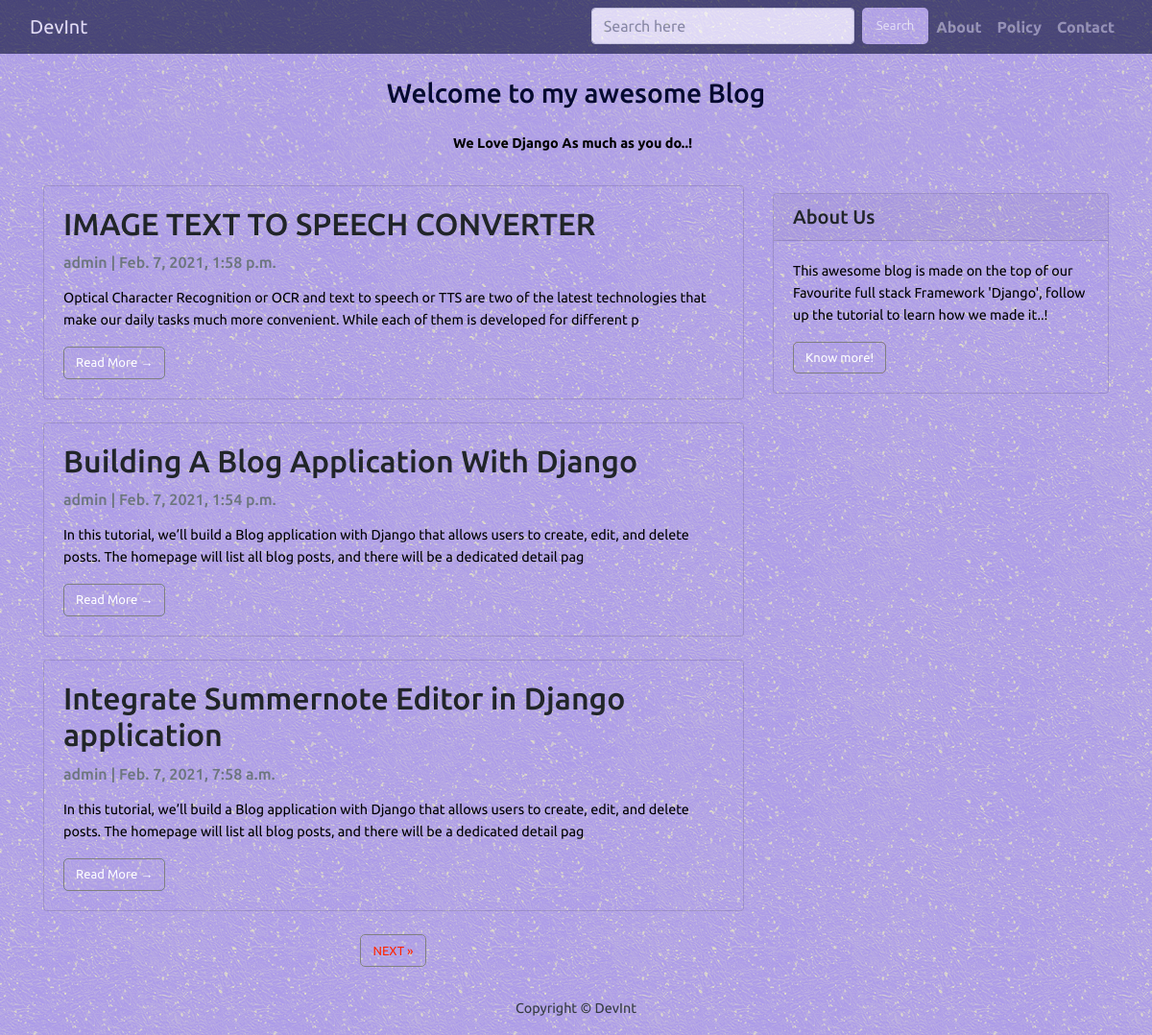
The page / on the database its author committed.
### blog/models.py (models this page shows, shortened)
class Post(models.Model):
    title = models.CharField(max_length=200, unique=True)
    slug = models.SlugField(max_length=200, unique=True)
    author = models.ForeignKey(
        User, on_delete=models.CASCADE, related_name="blog_posts"
    )
    updated_on = models.DateTimeField(auto_now=True)
    content = models.TextField()
    created_on = models.DateTimeField(auto_now_add=True)
    status = models.IntegerField(choices=STATUS, default=0)
    class Meta:
        ordering = ["-created_on"]

### blog/views.py (the view)
# urls.py: path("", views.PostList.as_view(), name="home"),
class PostList(generic.ListView):
    queryset = Post.objects.filter(status=1).order_by("-created_on")
    template_name = "index.html"
    paginate_by = 3

### templates/index.html (shortened to what this page needs)
{% extends "base.html" %}
{% block content %}
<header class="masthead">
    <div class="overlay">
    <div class="container">
        <div class="row">
            <div class=" col-md-8 col-md-10 mx-auto">
                <div class="site-heading">
                    <h3 class=" site-heading my-4 mt-3 text-black"> Welcome to my awesome Blog </h3>
                    <p class="text">We Love Django As much as you do..! &nbsp</p>
                </div>
            </div>
        </div>
    </div>
    </div>
</header>
<div class="container">
  <div class="row">
    <div class="col-md-8 mt-3 left">
      {% for post in post_list %}
        <div class="card mb-4">
            <div class="card-body">
                <h2 class="card-title">{{ post.title }}</h2>
                <p class="card-text text-muted h6">{{ post.author }} | {{ post.created_on}}  </p>
                <p class="card-text">{{post.content|safe|slice:":200" }}</p>
                <a href="{% url 'post_detail' post.slug  %}" class="btn btn-primary">Read More &rarr;</a>
            </div>
        </div>
      {% endfor %}
            {% if is_paginated %}
                <ul class="pagination justify-content-center">
                {% if page_obj.has_next %}
                    <li><a href="?page={{ page_obj.next_page_number }}" class="page-link"> NEXT &raquo;</a></li>
                {% endif %}
                </ul>
            {% endif %}
    </div>
    {% block sidebar %}
    {% include 'sidebar.html' %}
    {% endblock sidebar %}
  </div>
</div>
{%endblock%}

### templates/base.html (shortened to what this page needs)
{% load static %}
<html>
<head>
  <link rel="stylesheet" href="https://maxcdn.bootstrapcdn.com/bootstrap/4.0.0/css/bootstrap.min.css"
 />
  <link rel="stylesheet" type="text/css" href="{% static 'css/base.css' %}">
</head>
<body>
  <div class ="tophead">
    <nav class="navbar navbar-expand-lg navbar-dark bg-dark shadow" id="mainNav">
        <div class="container-fluid">
        <a class="navbar-brand" href="{% url 'home' %}">DevInt</a>
        <div class="collapse navbar-collapse" id="navbarResponsive">
            <ul class="navbar-nav ml-auto">
            <li class="nav-item text-black">
                {% block Search %}
                {% include 'search_results.html' %}
                {% endblock Search %}
            </li>
            <li class="nav-item text-black">
                <a class="nav-link text-black font-weight-bold" href="#">About</a>
            </li>
            <li class="nav-item text-black">
                <a class="nav-link text-black font-weight-bold" href="#">Policy</a>
            </li>
            <li class="nav-item text-black">
                <a class="nav-link text-black font-weight-bold" href="#">Contact</a>
            </li>
            </ul>
        </div>
        </div>
    </nav>
    </div>
  {% block content %}{% endblock content %}
  <footer class="py-3 bg-grey">
    <p class="m-0 text-dark text-center ">Copyright &copy; DevInt</p>
  </footer>
</body>
</html>

### templates/search_results.html
{% block search %}
<form method="get" action="/search" class="form-inline my-2 my-lg-0" id="srch">
      <input class="form-control mr-sm-2" type="search" placeholder="Search here" aria-label="Search" name="query" id="search">
      <button class="btn btn-outline-success my-2 my-sm-0" id="buttn" type="submit">Search</button>
</form>
{% endblock search %}

### templates/sidebar.html
{% block sidebar %}
<div class="col-md-4 float-right ">
    <div class="card my-4">
        <h5 class="card-header">About Us</h5>
        <div class="card-body">
            <p class="card-text"> This awesome blog is made on the top of our Favourite full stack Framework 'Django',
                follow up the tutorial to learn how we made it..!</p>
            <a href="#" class="btn btn-danger">Know more!</a>
        </div>
    </div>
</div>
{% endblock sidebar %}

### static/css/base.css (style rules this page uses)
html { scroll-behaviour: smooth; }
* { margin: 0; padding:0; box-sizing:border-box; font-family: 'Ubuntu', sans-serif; }
a { text-decoration: none; }
li { list-style: none; color:#050a30; }
p { font-size: 0.9rem; line-height: 1.6; color:#000; }
body { font-family: 'Ubuntu', sans-serif; background-image:url("/static/image/008.png"); }
body:before { content:""; position: fixed; top: 0%; bottom: 0%; left: 0; right: 0; opacity: 0.2; z-index: -1; background-image: url("/static/image/003.jpeg"); background-repeat: repeat; }
#mainNav { background-color: #050a30!important; opacity: 0.6; }
#mainNav:before { background-color: #000!important; opacity: 0.4!important; }
#buttn { background-image: url("/static/image/008.png"); border: 3px solid transparent; border-radius: 5px; color: #fff; }
.masthead { background-image: url("/static/image/008.png"); text-align: center; color: #050a30; font-weight:bold; }
.card { background-image:url("/static/image/008.png"); }
.btn { border-color: transparent; font-size: small; size: 50px bold; background-image: url("/static/image/008.png"); border: 0.4px solid gray; border-radius: 5px; color: #fff; }
.page-link { border-color: transparent; font-size: small; size: 50px bold; background-image: url("/static/image/008.png"); border: 0.4px solid gray; border-radius: 5px; color: #ff2500; }

### rows shown on the page
Post: title "IMAGE TEXT TO SPEECH CONVERTER", author "admin", created_on "Feb. 7, 2021, 1:58 p.m.", content "Optical Character Recognition or OCR and text to speech or TTS are two of the latest technologies that make our daily tasks much more convenient. While each of them is developed for different p"
Post: title "Building A Blog Application With Django", author "admin", created_on "Feb. 7, 2021, 1:54 p.m.", content "In this tutorial, we’ll build a Blog application with Django that allows users to create, edit, and delete posts. The homepage will list all blog posts, and there will be a dedicated detail pag"
Post: title "Integrate Summernote Editor in Django application", author "admin", created_on "Feb. 7, 2021, 7:58 a.m.", content "In this tutorial, we’ll build a Blog application with Django that allows users to create, edit, and delete posts. The homepage will list all blog posts, and there will be a dedicated detail pag"
